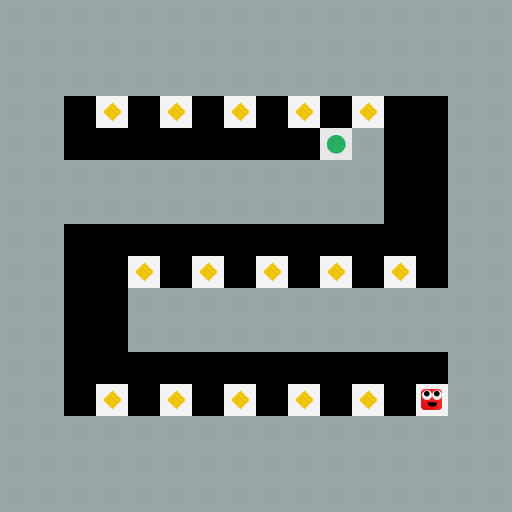

This game map was drawn from its Tiled (.tmx) file and the tilesets committed beside it. A one-line description and the full map source follow:
An orthogonal 16x16 tile map with 32x32 px tiles, 1 tile layer (mainlevel).

<map version="1.0" orientation="orthogonal" renderorder="right-down" width="16" height="16" tilewidth="32" tileheight="32" nextobjectid="33">
 <tileset firstgid="1" name="levelEditor" tilewidth="32" tileheight="32" tilecount="64">
  <image source="levelEditor.png" width="256" height="256" />
 </tileset>
 <layer name="mainlevel" width="16" height="16">
  <data encoding="csv">
2,2,2,2,2,2,2,2,2,2,2,2,2,2,2,2,
2,2,2,2,2,2,2,2,2,2,2,2,2,2,2,2,
2,2,2,2,2,2,2,2,2,2,2,2,2,2,2,2,
2,2,0,16,0,16,0,16,0,16,0,16,0,0,2,2,
2,2,0,0,0,0,0,0,0,0,9,2,0,0,2,2,
2,2,2,2,2,2,2,2,2,2,2,2,0,0,2,2,
2,2,2,2,2,2,2,2,2,2,2,2,0,0,2,2,
2,2,0,0,0,0,0,0,0,0,0,0,0,0,2,2,
2,2,0,0,16,0,16,0,16,0,16,0,16,0,2,2,
2,2,0,0,2,2,2,2,2,2,2,2,2,2,2,2,
2,2,0,0,2,2,2,2,2,2,2,2,2,2,2,2,
2,2,0,0,0,0,0,0,0,0,0,0,0,0,2,2,
2,2,0,16,0,16,0,16,0,16,0,16,0,1,2,2,
2,2,2,2,2,2,2,2,2,2,2,2,2,2,2,2,
2,2,2,2,2,2,2,2,2,2,2,2,2,2,2,2,
2,2,2,2,2,2,2,2,2,2,2,2,2,2,2,2
</data>
 </layer>
 <objectgroup name="ConnectLayer" />
</map>